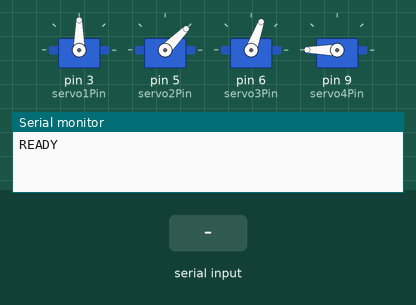
The sketch below on a simulated Arduino Uno, built with avr-gcc and run on an emulated ATmega328P. Shown: 4 × servo, the last lines printed to the serial monitor. Inputs (shaded band) come from the test bench.

Above: at 2.2 s.
2.3 s: "CLOSE\n" received over Serial
At 5.1 s:
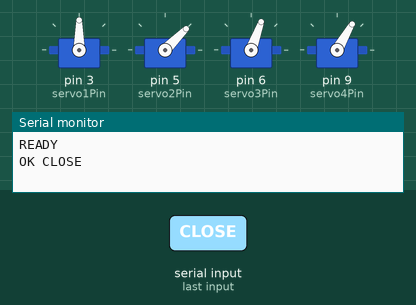
5.3 s: "HOME\n" received over Serial
At 6.13 s:
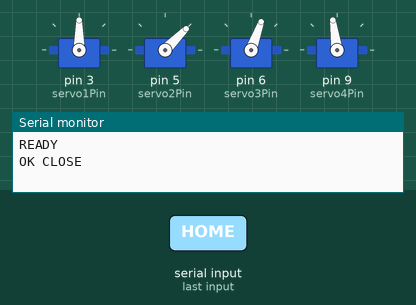
8.3 s: "red\n" received over Serial
At 13.9 s:
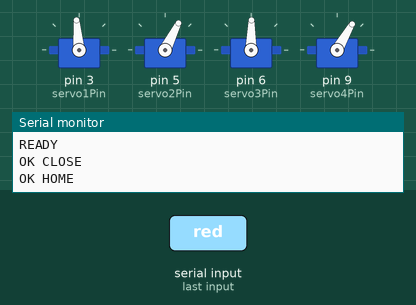
Timing chart, 0 to 23.4 s (numbered marks = the images above; inputs shaded):
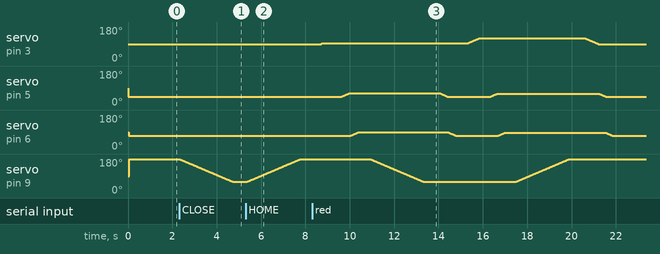

Measured:
- after the input at 2.3 s, servo on pin 9 (servo4Pin): moves from 180° to 60° over 2.4 s, starting at once
- after the input at 5.3 s, servo on pin 9 (servo4Pin): moves from 60° to 180° over 2.4 s, starting after 0.09 s
- after the input at 8.3 s, servo on pin 3 (servo1Pin): rises from 90° to 120° in 7.1 s, then falls to 90° in 5.4 s

The sketch:

robot_arm_camera_pick.ino
```cpp
#include <Servo.h>

Servo myservo1; // xoay de
Servo myservo2; // tay trai
Servo myservo3; // tay phai
Servo myservo4; // kep

const int servo1Pin = 3;
const int servo2Pin = 5;
const int servo3Pin = 6;
const int servo4Pin = 9;

int pos1 = 90;
int pos2 = 45;
int pos3 = 70;
int pos4 = 180;

const int BASE_MIN = 55;
const int BASE_MAX = 135;

const int ARM2_UP = 45;
const int ARM3_UP = 70;

const int ARM2_NEAR = 70;
const int ARM2_FAR = 55;
const int ARM3_NEAR = 95;
const int ARM3_FAR = 82;

// Chinh theo goc test thuc te cua kep.
const int CLAW_OPEN = 180;
const int CLAW_CLOSE = 60;

const int DROP_RED = 120;
const int DROP_GREEN = 140;
const int DROP_YELLOW = 160;
const int DROP_WRONG = 35;

String inputLine = "";

void handleCommand(String line);
void moveServoSmooth(Servo &servo, int &currentPos, int targetPos, int speedDelay);
void homePosition();
void openClaw();
void closeClaw();
void pickAndPlaceByCamera(float x, float y, String color, String status);
int dropAngleFor(String color, String status);

void setup() {
  myservo1.attach(servo1Pin);
  myservo2.attach(servo2Pin);
  myservo3.attach(servo3Pin);
  myservo4.attach(servo4Pin);

  Serial.begin(9600);

  homePosition();
  delay(1000);

  Serial.println("READY");
}

void loop() {
  while (Serial.available() > 0) {
    char c = Serial.read();

    if (c == '\n') {
      handleCommand(inputLine);
      inputLine = "";
    } else if (c != '\r') {
      inputLine += c;
    }
  }
}

void handleCommand(String line) {
  line.trim();

  if (line.length() == 0) return;

  if (line == "HOME" || line == "home") {
    homePosition();
    Serial.println("OK HOME");
    return;
  }

  // Lenh test nhanh.
  if (line == "OPEN" || line == "open") {
    openClaw();
    Serial.println("OK OPEN");
    return;
  }

  if (line == "CLOSE" || line == "close") {
    closeClaw();
    Serial.println("OK CLOSE");
    return;
  }

  if (line == "red" || line == "RED") {
    pickAndPlaceByCamera(150, 120, "red", "valid");
    Serial.println("OK PICK_DONE");
    return;
  }

  if (line == "green" || line == "GREEN") {
    pickAndPlaceByCamera(150, 120, "green", "valid");
    Serial.println("OK PICK_DONE");
    return;
  }

  if (line == "yellow" || line == "YELLOW") {
    pickAndPlaceByCamera(150, 120, "yellow", "valid");
    Serial.println("OK PICK_DONE");
    return;
  }

  if (!line.startsWith("PICK ")) {
    Serial.println("ERR UNKNOWN_COMMAND");
    return;
  }

  int p1 = line.indexOf(' ');
  int p2 = line.indexOf(' ', p1 + 1);
  int p3 = line.indexOf(' ', p2 + 1);
  int p4 = line.indexOf(' ', p3 + 1);

  if (p1 < 0 || p2 < 0 || p3 < 0 || p4 < 0) {
    Serial.println("ERR BAD_FORMAT");
    return;
  }

  float x = line.substring(p1 + 1, p2).toFloat();
  float y = line.substring(p2 + 1, p3).toFloat();
  String color = line.substring(p3 + 1, p4);
  String status = line.substring(p4 + 1);

  pickAndPlaceByCamera(x, y, color, status);

  Serial.println("OK PICK_DONE");
}

void moveServoSmooth(Servo &servo, int &currentPos, int targetPos, int speedDelay) {
  targetPos = constrain(targetPos, 0, 180);

  if (currentPos < targetPos) {
    for (int i = currentPos; i <= targetPos; i++) {
      servo.write(i);
      delay(speedDelay);
    }
  } else {
    for (int i = currentPos; i >= targetPos; i--) {
      servo.write(i);
      delay(speedDelay);
    }
  }

  currentPos = targetPos;
}

void homePosition() {
  moveServoSmooth(myservo1, pos1, 90, 20);
  moveServoSmooth(myservo2, pos2, ARM2_UP, 20);
  moveServoSmooth(myservo3, pos3, ARM3_UP, 20);
  moveServoSmooth(myservo4, pos4, CLAW_OPEN, 20);
}

void openClaw() {
  moveServoSmooth(myservo4, pos4, CLAW_OPEN, 20);
}

void closeClaw() {
  moveServoSmooth(myservo4, pos4, CLAW_CLOSE, 20);
}

void pickAndPlaceByCamera(float x, float y, String color, String status) {
  int baseAngle = map(constrain((int)x, 0, 300), 0, 300, BASE_MIN, BASE_MAX);
  int arm2Down = map(constrain((int)y, 0, 220), 0, 220, ARM2_FAR, ARM2_NEAR);
  int arm3Down = map(constrain((int)y, 0, 220), 0, 220, ARM3_FAR, ARM3_NEAR);
  int dropAngle = dropAngleFor(color, status);

  homePosition();
  delay(300);

  moveServoSmooth(myservo1, pos1, baseAngle, 20);
  delay(300);

  openClaw();
  delay(500);

  moveServoSmooth(myservo2, pos2, arm2Down, 20);
  moveServoSmooth(myservo3, pos3, arm3Down, 20);
  delay(500);

  closeClaw();
  delay(700);

  moveServoSmooth(myservo2, pos2, ARM2_UP, 20);
  moveServoSmooth(myservo3, pos3, ARM3_UP, 20);
  delay(500);

  moveServoSmooth(myservo1, pos1, dropAngle, 20);
  delay(500);

  moveServoSmooth(myservo2, pos2, 60, 20);
  moveServoSmooth(myservo3, pos3, 85, 20);
  delay(500);

  openClaw();
  delay(700);

  homePosition();
}

int dropAngleFor(String color, String status) {
  color.toLowerCase();
  status.toLowerCase();

  if (status == "wrong_color") return DROP_WRONG;

  if (color == "red") return DROP_RED;
  if (color == "green") return DROP_GREEN;
  if (color == "yellow") return DROP_YELLOW;

  return 90;
}
```
